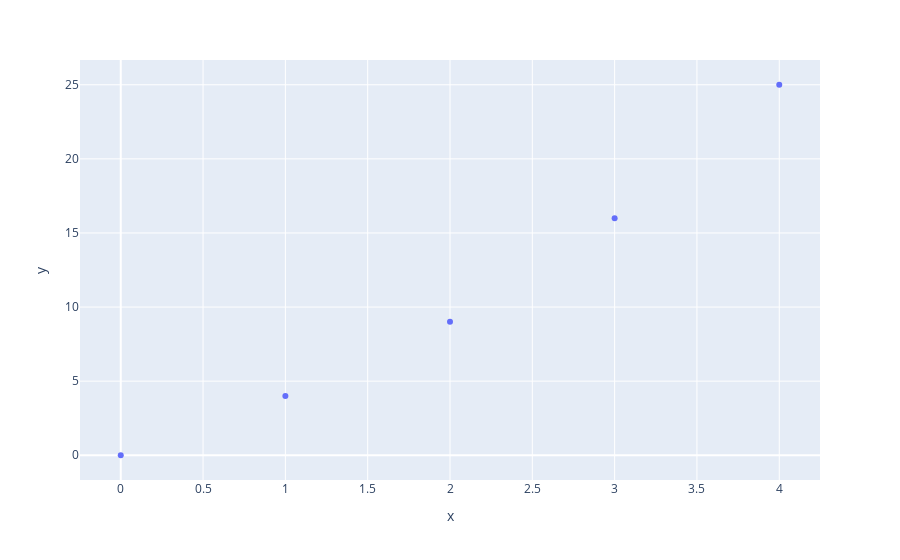

Write notebook code for a chart like this one.
### Markdown cell above
The best thing about the plotly graphs is that these are interactive and you can see many **widgets on the top**.

### Scatter Plot

### Code cell
px.scatter(x=[0,1,2,3,4] , y=[0,4,9,16,25])

### Figure 1 — Plotly figure (JSON) as saved in the notebook; plotly's stock layout.template omitted (floating-point values rounded to 4 significant figures)
{"data": [{"hovertemplate": "x=%{x}<br>y=%{y}<extra></extra>", "legendgroup": "", "marker": {"color": "#636efa", "symbol": "circle"}, "mode": "markers", "name": "", "orientation": "v", "showlegend": false, "type": "scatter", "x": [0, 1, 2, 3, 4], "xaxis": "x", "y": [0, 4, 9, 16, 25], "yaxis": "y"}], "layout": {"legend": {"tracegroupgap": 0}, "margin": {"t": 60}, "xaxis": {"anchor": "y", "domain": [0.0, 1.0], "title": {"text": "x"}}, "yaxis": {"anchor": "x", "domain": [0.0, 1.0], "title": {"text": "y"}}}}
